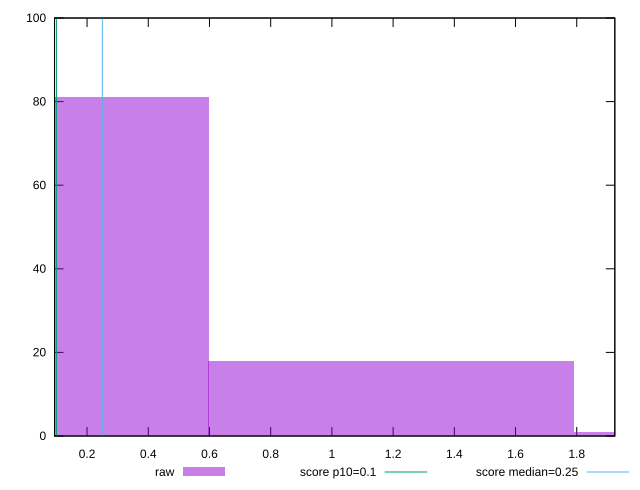

Write the gnuplot code that produced this figure.
reset

$raw <<EOF
0 81
1.1936575692295075 18
2.387315138459015 1
EOF

set key outside below
set boxwidth 1.1936575692295075
set xrange [0.09375:1.9244194030761719]
set yrange [0:100]
set trange [0:100]
set style fill transparent solid 0.5 noborder

set parametric
set terminal svg size 640, 490 enhanced background rgb 'white'
set output "reports/report_00028_2021-02-24T12-49-42.674Z/cumulative-layout-shift/samples/astro/raw/histogram.svg"

plot $raw title "raw" with boxes, \
     0.1,t title "score p10=0.1", \
     0.25,t title "score median=0.25"

reset
